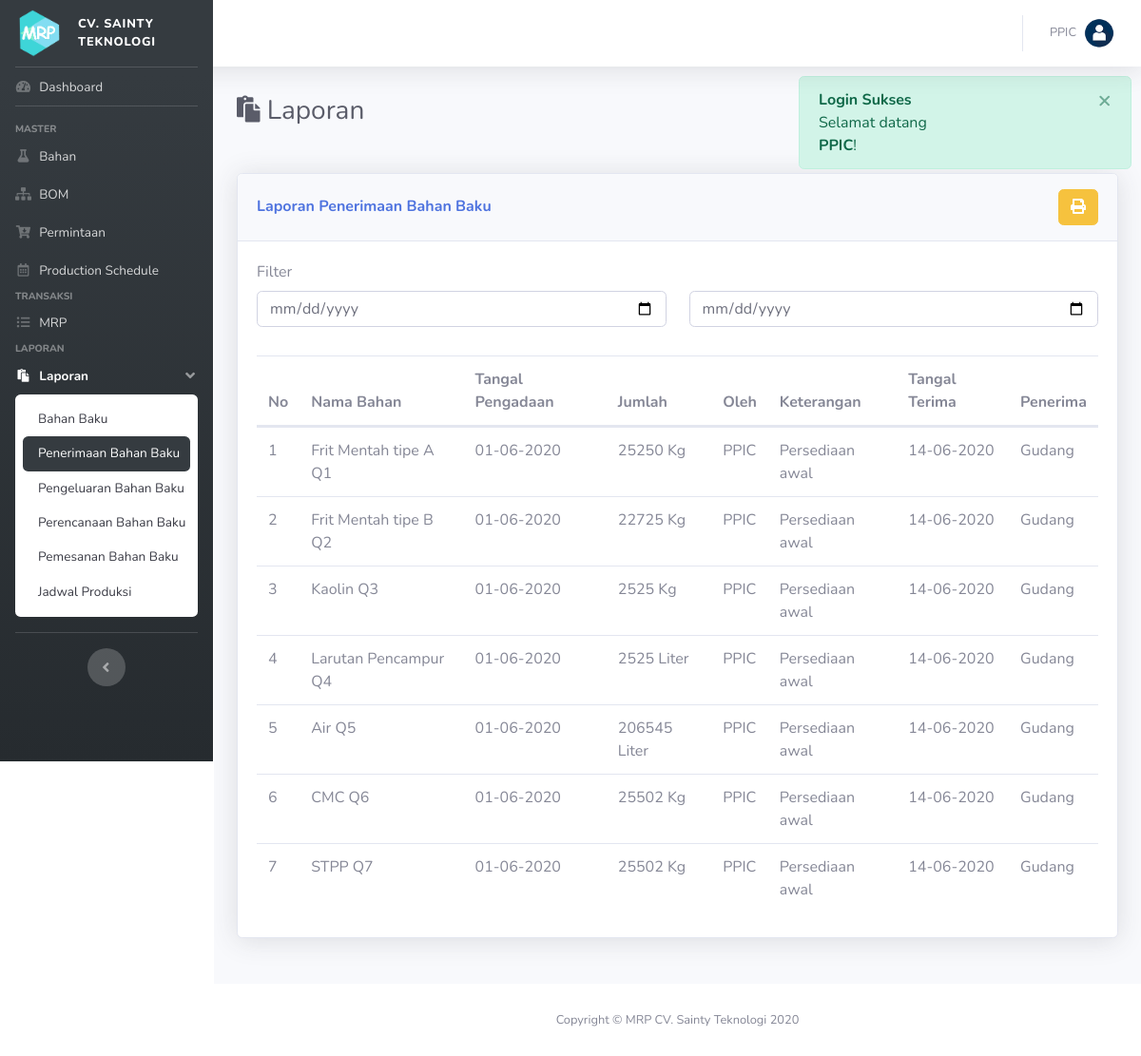
Before: /index.php?p=laporan&ket=penerimaan_bahan_baku (signed in) with the older database file.
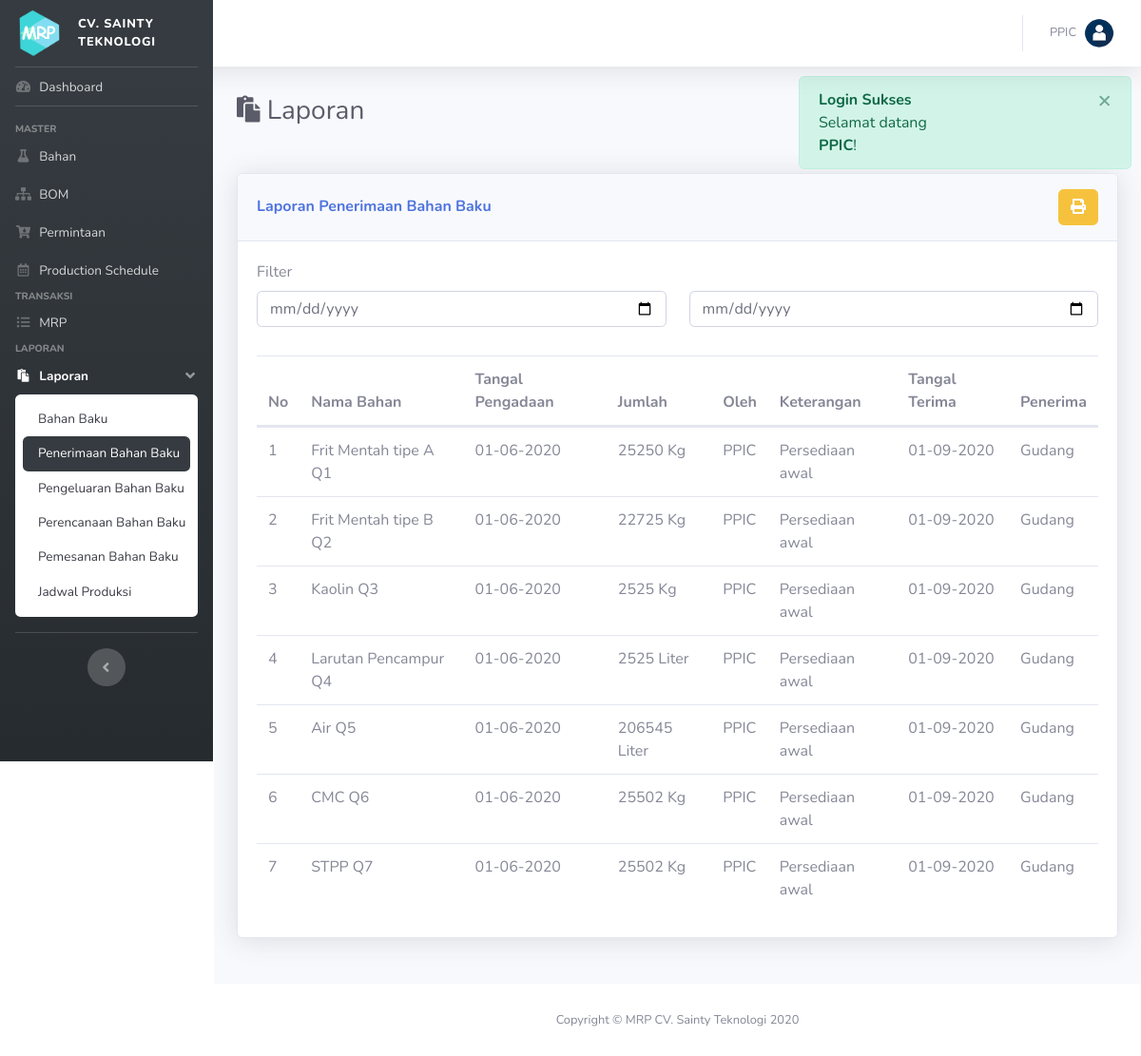
After: the same page with the newer database file.
### tables this page shows
CREATE TABLE IF NOT EXISTS `pengadaan` (
  `id_pengadaan` int(11) NOT NULL AUTO_INCREMENT,
  `id_user` int(11) DEFAULT NULL,
  `id_bahan` int(11) DEFAULT NULL,
  `tgl_pengadaan` date DEFAULT NULL,
  `tgl_penerimaan` date DEFAULT NULL,
  `jumlah` double DEFAULT NULL,
  `keterangan` text DEFAULT NULL,
  `sts` int(11) DEFAULT NULL,
  PRIMARY KEY (`id_pengadaan`),
  KEY `id_user` (`id_user`),
  KEY `id_bahan` (`id_bahan`),
  CONSTRAINT `FK_penerimaan_bahan` FOREIGN KEY (`id_bahan`) REFERENCES `bahan` (`id_bahan`) ON DELETE CASCADE ON UPDATE CASCADE,
  CONSTRAINT `FK_penerimaan_user` FOREIGN KEY (`id_user`) REFERENCES `user` (`id_user`) ON DELETE CASCADE ON UPDATE CASCADE
);

CREATE TABLE IF NOT EXISTS `bahan` (
  `id_bahan` int(11) NOT NULL AUTO_INCREMENT,
  `nama_bahan` varchar(200) DEFAULT NULL,
  `satuan` varchar(200) DEFAULT NULL,
  `jumlah` double DEFAULT NULL,
  `ss` double(22,0) DEFAULT NULL,
  `rop` double(22,0) DEFAULT NULL,
  `LT` int(11) DEFAULT NULL,
  PRIMARY KEY (`id_bahan`)
);

CREATE TABLE IF NOT EXISTS `user` (
  `id_user` int(11) NOT NULL AUTO_INCREMENT,
  `username` varchar(50) DEFAULT NULL,
  `password` varchar(50) DEFAULT NULL,
  `nama_user` varchar(200) DEFAULT NULL,
  `jabatan` char(1) DEFAULT NULL,
  PRIMARY KEY (`id_user`),
  UNIQUE KEY `username` (`username`)
);

### pages/laporan/penerimaan_bahan_baku.php (the view, shortened to what this page needs)
<?php
    if(!isset($ctk)){
?>
<form action="" class="mb-4">
    <div class="row">
        <div class="col">
            <label for="">Filter</label>
        </div>
    </div>
    <div class="row">
        <div class="col">
            <input type="date" class="form-control inp_filter" id="tgl1" placeholder="Tanggal">
        </div>
        <div class="col">
            <input type="date" class="form-control inp_filter" id="tgl2" placeholder="Tanggal">
        </div>
    </div>
</form>
<table class="table dataTableLaporan">
    <thead>
        <tr>
            <th>No</th>
            <th>Nama Bahan</th>
            <th>Tangal Pengadaan</th>
            <th>Jumlah</th>
            <th>Oleh</th>
            <th>Keterangan</th>
            <th>Tangal Terima</th>
            <th>Penerima</th>
        </tr>
    </thead>
    <tbody>
    <?php
        $i=0;
        $sql = "SELECT a.*, b.nama_user, c.nama_bahan, c.satuan, d.nama_user AS 'penerima' FROM pengadaan a JOIN user b ON a.id_user = b.id_user JOIN bahan c ON a.id_bahan = c.id_bahan JOIN user d ON a.sts = d.id_user   WHERE sts <> 0 ORDER BY a.tgl_pengadaan DESC";
        $q = mysqli_query($con, $sql);
        while($row = mysqli_fetch_array($q)):
    ?>
        <tr>
            <td><?= ++$i; ?></td>
            <td><?= $row['nama_bahan']; ?></td>
            <td><?= date("d-m-Y", strtotime($row['tgl_pengadaan'])); ?></td>
            <td><?= $row['jumlah']." ".$row['satuan']; ?></td>
            <td><?= $row['nama_user']; ?></td>
            <td><?= $row['keterangan']; ?></td>
            <td><?= date("d-m-Y", strtotime($row['tgl_penerimaan'])); ?></td>
            <td><?= $row['penerima']; ?></td>
        </tr>
    <?php endwhile; ?>
    </tbody>
</table>
<?php } ?>

Changed rows visible on the page:
changed pengadaan "Frit Mentah tipe A Q1": tgl_penerimaan "14-06-2020" → "01-09-2020"
changed pengadaan "Frit Mentah tipe B Q2": tgl_penerimaan "14-06-2020" → "01-09-2020"
changed pengadaan "Kaolin Q3": tgl_penerimaan "14-06-2020" → "01-09-2020"
changed pengadaan "Larutan Pencampur Q4": tgl_penerimaan "14-06-2020" → "01-09-2020"
changed pengadaan "Air Q5": tgl_penerimaan "14-06-2020" → "01-09-2020"
changed pengadaan "CMC Q6": tgl_penerimaan "14-06-2020" → "01-09-2020"
changed pengadaan "STPP Q7": tgl_penerimaan "14-06-2020" → "01-09-2020"
